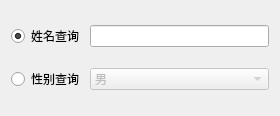
<?xml version="1.0" encoding="UTF-8"?>
<ui version="4.0">
 <class>mainWndClass</class>
 <widget class="QWidget" name="mainWndClass">
  <property name="geometry">
   <rect>
    <x>0</x>
    <y>0</y>
    <width>280</width>
    <height>116</height>
   </rect>
  </property>
  <property name="windowTitle">
   <string>mainWnd</string>
  </property>
  <layout class="QVBoxLayout" name="verticalLayout">
   <item>
    <layout class="QHBoxLayout" name="horizontalLayout">
     <item>
      <widget class="QRadioButton" name="radioName">
       <property name="text">
        <string>姓名查询</string>
       </property>
       <property name="checked">
        <bool>true</bool>
       </property>
      </widget>
     </item>
     <item>
      <widget class="QLineEdit" name="editName"/>
     </item>
    </layout>
   </item>
   <item>
    <layout class="QHBoxLayout" name="horizontalLayout_2">
     <item>
      <widget class="QRadioButton" name="radioSex">
       <property name="text">
        <string>性别查询</string>
       </property>
      </widget>
     </item>
     <item>
      <widget class="QComboBox" name="cboSex">
       <property name="enabled">
        <bool>false</bool>
       </property>
       <property name="sizePolicy">
        <sizepolicy hsizetype="Expanding" vsizetype="Fixed">
         <horstretch>0</horstretch>
         <verstretch>0</verstretch>
        </sizepolicy>
       </property>
       <item>
        <property name="text">
         <string>男</string>
        </property>
       </item>
       <item>
        <property name="text">
         <string>女</string>
        </property>
       </item>
      </widget>
     </item>
    </layout>
   </item>
  </layout>
 </widget>
 <layoutdefault spacing="6" margin="11"/>
 <resources>
  <include location="mainwnd.qrc"/>
 </resources>
 <connections/>
</ui>
